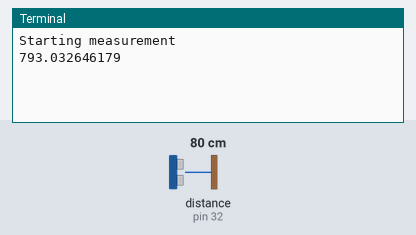
Recording of a program running on a simulated Raspberry Pi (header pin numbers). Shown: the last lines printed to the terminal. Inputs (shaded band) come from the test bench; at power-on: distance to the obstacle (sensor on pin 32) 80 cm. The echo pulse lasts 58.3 µs per cm; the clock reads 2024-03-15 10:24:30 at power-on unless the program sets it.

Above: at 1.3 s.
1.4 s: distance to the obstacle (sensor on pin 32) set to 2 cm
At 2.7 s:
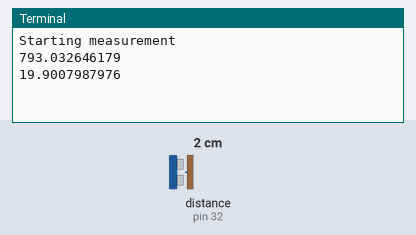
2.9 s: distance to the obstacle (sensor on pin 32) set to 4 cm
At 3.9 s:
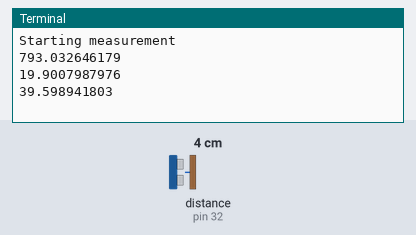
Timing chart, 0 to 5.9 s (numbered marks = the images above; inputs shaded):
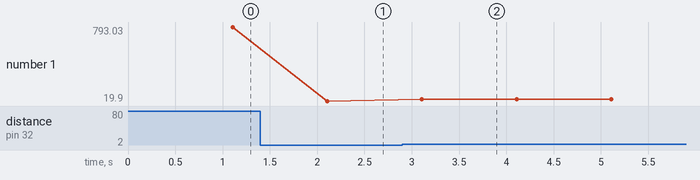

The program:

ultrasonic_sensor.py
```python
import RPi.GPIO as gpio
import time

## Ultra sonic sensor
gpio.setmode(gpio.BOARD)
TRIG = 31
ECHO = 32

gpio.setup(TRIG, gpio.OUT)
gpio.output(TRIG, False)

gpio.setup(ECHO, gpio.IN)
time.sleep(0.1)
print "Starting measurement"

while True:
  time.sleep(1)
  gpio.output(TRIG, True)
  time.sleep(0.00001)
  gpio.output(TRIG, False)
  while gpio.input(ECHO) == 0:
    pass
  start = time.time()
  while gpio.input(ECHO) == 1:
    pass
  stop = time.time()
  print (stop - start) * 170000

gpio.cleanup()
```

Measured:
- after the input at 1.4 s, the terminal: prints a new line after 0.71 s (image 1)
- after the input at 2.9 s, the terminal: prints a new line after 0.21 s (image 2)
- plotted number 1: 793.03 → 19.9 after the input at 1.4 s, 19.9 → 39.64 after the input at 2.9 s
